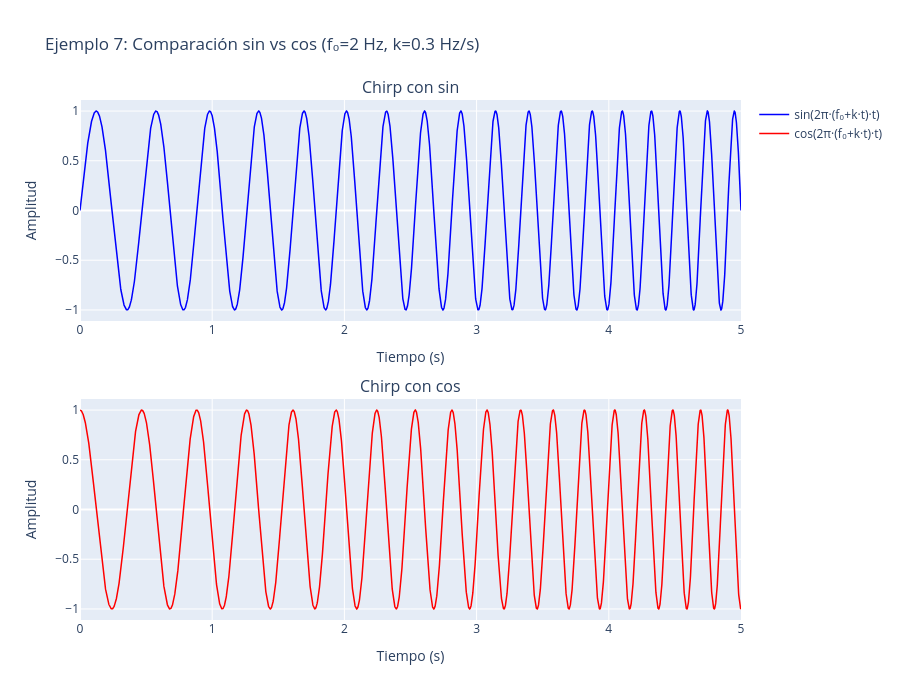

Notebook cell for this chart:
### Markdown cell above
## Ejemplos de Uso

A continuación se muestran varios ejemplos de cómo usar la función con diferentes parámetros para evaluar el comportamiento de EMD con señales chirp.

### Code cell
# Generar señales con sin y cos
t_sin, señal_sin = generar_senal_chirp(
    f0=2.0,
    k=0.3,
    funcion='sin',
    duracion=5.0,
    frecuencia_muestreo=1000.0
)

t_cos, señal_cos = generar_senal_chirp(
    f0=2.0,
    k=0.3,
    funcion='cos',
    duracion=5.0,
    frecuencia_muestreo=1000.0
)

# Crear visualización
fig = make_subplots(
    rows=2, cols=1,
    subplot_titles=('Chirp con sin', 'Chirp con cos'),
    vertical_spacing=0.15
)

# Señal con sin
fig.add_trace(
    go.Scatter(
        x=t_sin,
        y=señal_sin,
        mode='lines',
        name='sin(2π·(f₀+k·t)·t)',
        line=dict(color='blue', width=1.5)
    ),
    row=1, col=1
)

# Señal con cos
fig.add_trace(
    go.Scatter(
        x=t_cos,
        y=señal_cos,
        mode='lines',
        name='cos(2π·(f₀+k·t)·t)',
        line=dict(color='red', width=1.5)
    ),
    row=2, col=1
)

fig.update_xaxes(title_text="Tiempo (s)", row=1, col=1)
fig.update_xaxes(title_text="Tiempo (s)", row=2, col=1)
fig.update_yaxes(title_text="Amplitud", row=1, col=1)
fig.update_yaxes(title_text="Amplitud", row=2, col=1)

fig.update_layout(
    height=700,
    title_text="Ejemplo 7: Comparación sin vs cos (f₀=2 Hz, k=0.3 Hz/s)",
    showlegend=True
)

fig.show()

### Figure 1 — Plotly figure (JSON) as saved in the notebook; plotly's stock layout.template omitted (floating-point values rounded to 4 significant figures; data arrays with more than 128 entries replaced by an {"elided": "..."} marker saying what was removed)
{"data": [{"line": {"color": "blue", "width": 1.5}, "mode": "lines", "name": "sin(2π·(f₀+k·t)·t)", "type": "scatter", "x": {"elided": "5000 float values"}, "xaxis": "x", "y": {"elided": "5000 float values"}, "yaxis": "y"}, {"line": {"color": "red", "width": 1.5}, "mode": "lines", "name": "cos(2π·(f₀+k·t)·t)", "type": "scatter", "x": {"elided": "5000 float values"}, "xaxis": "x2", "y": {"elided": "5000 float values"}, "yaxis": "y2"}], "layout": {"annotations": [{"font": {"size": 16}, "showarrow": false, "text": "Chirp con sin", "x": 0.5, "xanchor": "center", "xref": "paper", "y": 1, "yanchor": "bottom", "yref": "paper"}, {"font": {"size": 16}, "showarrow": false, "text": "Chirp con cos", "x": 0.5, "xanchor": "center", "xref": "paper", "y": 0.425, "yanchor": "bottom", "yref": "paper"}], "height": 700, "showlegend": true, "title": {"text": "Ejemplo 7: Comparación sin vs cos (f₀=2 Hz, k=0.3 Hz/s)"}, "xaxis": {"anchor": "y", "domain": [0, 1], "title": {"text": "Tiempo (s)"}}, "xaxis2": {"anchor": "y2", "domain": [0, 1], "title": {"text": "Tiempo (s)"}}, "yaxis": {"anchor": "x", "domain": [0.575, 1], "title": {"text": "Amplitud"}}, "yaxis2": {"anchor": "x2", "domain": [0, 0.425], "title": {"text": "Amplitud"}}}}
